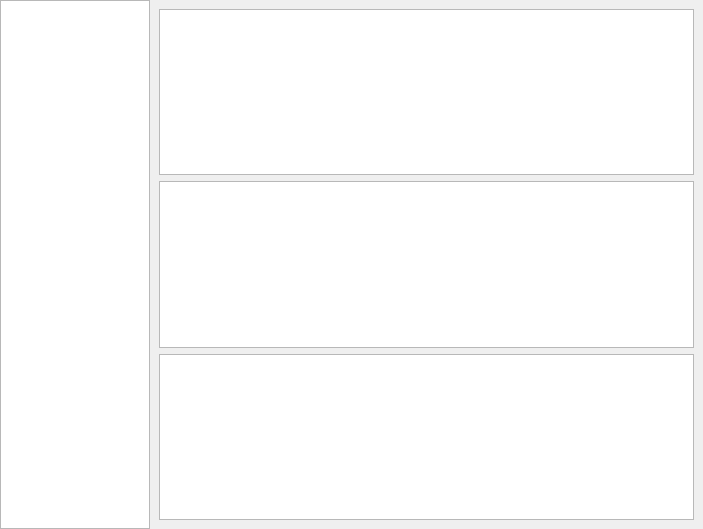
<?xml version="1.0" encoding="UTF-8"?>
<ui version="4.0">
 <class>frmNavListViewForm</class>
 <widget class="QWidget" name="frmNavListViewForm">
  <property name="geometry">
   <rect>
    <x>0</x>
    <y>0</y>
    <width>703</width>
    <height>529</height>
   </rect>
  </property>
  <property name="windowTitle">
   <string>Form</string>
  </property>
  <property name="styleSheet">
   <string notr="true">#frmNavListViewForm {
border-image:url(:/v2-ae20c48b3287c9753d9f9e940069f83a.jpg)
}</string>
  </property>
  <layout class="QHBoxLayout" name="horizontalLayout">
   <property name="spacing">
    <number>0</number>
   </property>
   <property name="leftMargin">
    <number>0</number>
   </property>
   <property name="topMargin">
    <number>0</number>
   </property>
   <property name="rightMargin">
    <number>0</number>
   </property>
   <property name="bottomMargin">
    <number>0</number>
   </property>
   <item>
    <widget class="NavListView" name="listView">
     <property name="maximumSize">
      <size>
       <width>150</width>
       <height>16777215</height>
      </size>
     </property>
    </widget>
   </item>
   <item>
    <widget class="QStackedWidget" name="stackedWidget">
     <property name="styleSheet">
      <string notr="true">#stackedWidget { 
border-image: url(:/v2-ae20c48b3287c9753d9f9e940069f83a.jpg); 
} 
</string>
     </property>
     <property name="currentIndex">
      <number>2</number>
     </property>
     <widget class="QWidget" name="page1">
      <layout class="QVBoxLayout" name="verticalLayout">
       <item>
        <widget class="QLabel" name="lab1">
         <property name="text">
          <string>主界面</string>
         </property>
         <property name="alignment">
          <set>Qt::AlignCenter</set>
         </property>
        </widget>
       </item>
       <item>
        <widget class="QLabel" name="label_2">
         <property name="text">
          <string>第一页</string>
         </property>
        </widget>
       </item>
      </layout>
     </widget>
     <widget class="QWidget" name="page2">
      <property name="styleSheet">
       <string notr="true">
#page2 { 
border-image: url(:/16pic_5274917_b.jpg); 
} </string>
      </property>
      <layout class="QVBoxLayout" name="verticalLayout_2">
       <item>
        <widget class="QLabel" name="lab1_2">
         <property name="text">
          <string>第二页</string>
         </property>
         <property name="alignment">
          <set>Qt::AlignCenter</set>
         </property>
        </widget>
       </item>
      </layout>
     </widget>
     <widget class="QWidget" name="page3">
      <layout class="QVBoxLayout" name="verticalLayout_3">
       <item>
        <widget class="QTableView" name="tableView_5"/>
       </item>
       <item>
        <widget class="QTableView" name="tableView_6"/>
       </item>
       <item>
        <widget class="QTableView" name="tableView_4"/>
       </item>
      </layout>
     </widget>
     <widget class="QWidget" name="page4">
      <layout class="QVBoxLayout" name="verticalLayout_4">
       <item>
        <widget class="QLabel" name="lab4">
         <property name="text">
          <string>第四页</string>
         </property>
         <property name="alignment">
          <set>Qt::AlignCenter</set>
         </property>
        </widget>
       </item>
      </layout>
     </widget>
     <widget class="QWidget" name="page5">
      <property name="enabled">
       <bool>true</bool>
      </property>
      <widget class="QLabel" name="label_3">
       <property name="geometry">
        <rect>
         <x>270</x>
         <y>510</y>
         <width>54</width>
         <height>12</height>
        </rect>
       </property>
       <property name="text">
        <string>第五页</string>
       </property>
      </widget>
      <widget class="QScrollBar" name="verticalScrollBar">
       <property name="geometry">
        <rect>
         <x>565</x>
         <y>60</y>
         <width>17</width>
         <height>148</height>
        </rect>
       </property>
       <property name="orientation">
        <enum>Qt::Vertical</enum>
       </property>
      </widget>
      <widget class="QSlider" name="slider3">
       <property name="geometry">
        <rect>
         <x>544</x>
         <y>0</y>
         <width>22</width>
         <height>148</height>
        </rect>
       </property>
       <property name="orientation">
        <enum>Qt::Vertical</enum>
       </property>
       <property name="invertedControls">
        <bool>false</bool>
       </property>
       <property name="tickPosition">
        <enum>QSlider::NoTicks</enum>
       </property>
      </widget>
      <widget class="QScrollBar" name="verticalScrollBar_2">
       <property name="geometry">
        <rect>
         <x>572</x>
         <y>0</y>
         <width>17</width>
         <height>148</height>
        </rect>
       </property>
       <property name="orientation">
        <enum>Qt::Vertical</enum>
       </property>
      </widget>
     </widget>
     <widget class="QWidget" name="page6">
      <widget class="QLabel" name="label_4">
       <property name="geometry">
        <rect>
         <x>260</x>
         <y>510</y>
         <width>54</width>
         <height>12</height>
        </rect>
       </property>
       <property name="text">
        <string>第六页</string>
       </property>
      </widget>
      <widget class="QWidget" name="gridLayoutWidget_3">
       <property name="geometry">
        <rect>
         <x>0</x>
         <y>30</y>
         <width>551</width>
         <height>481</height>
        </rect>
       </property>
       <layout class="QGridLayout" name="gridLayout_3"/>
      </widget>
     </widget>
     <widget class="QWidget" name="page7">
      <widget class="QWidget" name="gridLayoutWidget">
       <property name="geometry">
        <rect>
         <x>10</x>
         <y>40</y>
         <width>531</width>
         <height>481</height>
        </rect>
       </property>
       <layout class="QGridLayout" name="gridLayout_2"/>
      </widget>
      <widget class="QLineEdit" name="lineEdit_2">
       <property name="geometry">
        <rect>
         <x>10</x>
         <y>10</y>
         <width>113</width>
         <height>20</height>
        </rect>
       </property>
      </widget>
     </widget>
     <widget class="QWidget" name="page8">
      <widget class="QPushButton" name="pushButton_19">
       <property name="geometry">
        <rect>
         <x>140</x>
         <y>20</y>
         <width>75</width>
         <height>23</height>
        </rect>
       </property>
       <property name="text">
        <string>确定</string>
       </property>
      </widget>
      <widget class="QLineEdit" name="lineEdit">
       <property name="geometry">
        <rect>
         <x>10</x>
         <y>20</y>
         <width>113</width>
         <height>20</height>
        </rect>
       </property>
       <property name="placeholderText">
        <string>第几个图像</string>
       </property>
      </widget>
      <widget class="QWidget" name="gridLayoutWidget_2">
       <property name="geometry">
        <rect>
         <x>10</x>
         <y>50</y>
         <width>531</width>
         <height>451</height>
        </rect>
       </property>
       <layout class="QGridLayout" name="gridLayout"/>
      </widget>
     </widget>
     <widget class="QWidget" name="page9">
      <widget class="QLabel" name="label_6">
       <property name="geometry">
        <rect>
         <x>250</x>
         <y>500</y>
         <width>54</width>
         <height>16</height>
        </rect>
       </property>
       <property name="text">
        <string>第九页</string>
       </property>
      </widget>
      <widget class="QPushButton" name="pushButton_7">
       <property name="geometry">
        <rect>
         <x>10</x>
         <y>20</y>
         <width>75</width>
         <height>23</height>
        </rect>
       </property>
       <property name="text">
        <string>增加传感器</string>
       </property>
      </widget>
      <widget class="QPushButton" name="pushButton_8">
       <property name="geometry">
        <rect>
         <x>100</x>
         <y>20</y>
         <width>75</width>
         <height>23</height>
        </rect>
       </property>
       <property name="text">
        <string>删除传感器</string>
       </property>
      </widget>
      <widget class="QPushButton" name="pushButton_9">
       <property name="geometry">
        <rect>
         <x>190</x>
         <y>20</y>
         <width>75</width>
         <height>23</height>
        </rect>
       </property>
       <property name="text">
        <string>修改传感器</string>
       </property>
      </widget>
      <widget class="QPushButton" name="pushButton_10">
       <property name="geometry">
        <rect>
         <x>280</x>
         <y>20</y>
         <width>75</width>
         <height>23</height>
        </rect>
       </property>
       <property name="text">
        <string>查找传感器</string>
       </property>
      </widget>
      <widget class="QTableView" name="tableView">
       <property name="geometry">
        <rect>
         <x>10</x>
         <y>70</y>
         <width>531</width>
         <height>411</height>
        </rect>
       </property>
      </widget>
      <widget class="QPushButton" name="pushButton_6">
       <property name="geometry">
        <rect>
         <x>370</x>
         <y>20</y>
         <width>75</width>
         <height>23</height>
        </rect>
       </property>
       <property name="text">
        <string>刷新数据</string>
       </property>
      </widget>
     </widget>
     <widget class="QWidget" name="page10">
      <widget class="QPushButton" name="pushButton_11">
       <property name="geometry">
        <rect>
         <x>30</x>
         <y>10</y>
         <width>75</width>
         <height>23</height>
        </rect>
       </property>
       <property name="text">
        <string>增加传感器</string>
       </property>
      </widget>
      <widget class="QPushButton" name="pushButton_12">
       <property name="geometry">
        <rect>
         <x>210</x>
         <y>10</y>
         <width>71</width>
         <height>23</height>
        </rect>
       </property>
       <property name="text">
        <string>删除传感器</string>
       </property>
      </widget>
      <widget class="QPushButton" name="pushButton_13">
       <property name="geometry">
        <rect>
         <x>120</x>
         <y>10</y>
         <width>75</width>
         <height>23</height>
        </rect>
       </property>
       <property name="text">
        <string>修改传感器</string>
       </property>
      </widget>
      <widget class="QPushButton" name="pushButton_14">
       <property name="geometry">
        <rect>
         <x>300</x>
         <y>10</y>
         <width>75</width>
         <height>23</height>
        </rect>
       </property>
       <property name="text">
        <string>查找传感器</string>
       </property>
      </widget>
      <widget class="QTableView" name="tableView_2">
       <property name="geometry">
        <rect>
         <x>0</x>
         <y>40</y>
         <width>551</width>
         <height>491</height>
        </rect>
       </property>
      </widget>
     </widget>
     <widget class="QWidget" name="page11">
      <widget class="QLabel" name="label_8">
       <property name="geometry">
        <rect>
         <x>260</x>
         <y>500</y>
         <width>54</width>
         <height>12</height>
        </rect>
       </property>
       <property name="text">
        <string>第十一页</string>
       </property>
      </widget>
      <widget class="QPushButton" name="pushButton_15">
       <property name="geometry">
        <rect>
         <x>10</x>
         <y>10</y>
         <width>75</width>
         <height>23</height>
        </rect>
       </property>
       <property name="text">
        <string>增加传感器</string>
       </property>
      </widget>
      <widget class="QPushButton" name="pushButton_16">
       <property name="geometry">
        <rect>
         <x>100</x>
         <y>10</y>
         <width>75</width>
         <height>23</height>
        </rect>
       </property>
       <property name="text">
        <string>删除传感器</string>
       </property>
      </widget>
      <widget class="QPushButton" name="pushButton_17">
       <property name="geometry">
        <rect>
         <x>190</x>
         <y>10</y>
         <width>75</width>
         <height>23</height>
        </rect>
       </property>
       <property name="text">
        <string>修改传感器</string>
       </property>
      </widget>
      <widget class="QPushButton" name="pushButton_18">
       <property name="geometry">
        <rect>
         <x>280</x>
         <y>10</y>
         <width>75</width>
         <height>23</height>
        </rect>
       </property>
       <property name="text">
        <string>查询传感器</string>
       </property>
      </widget>
      <widget class="QTableView" name="tableView_3">
       <property name="geometry">
        <rect>
         <x>10</x>
         <y>50</y>
         <width>521</width>
         <height>441</height>
        </rect>
       </property>
      </widget>
     </widget>
    </widget>
   </item>
  </layout>
 </widget>
 <customwidgets>
  <customwidget>
   <class>NavListView</class>
   <extends>QListView</extends>
   <header>navlistview.h</header>
  </customwidget>
 </customwidgets>
 <resources/>
 <connections/>
</ui>
